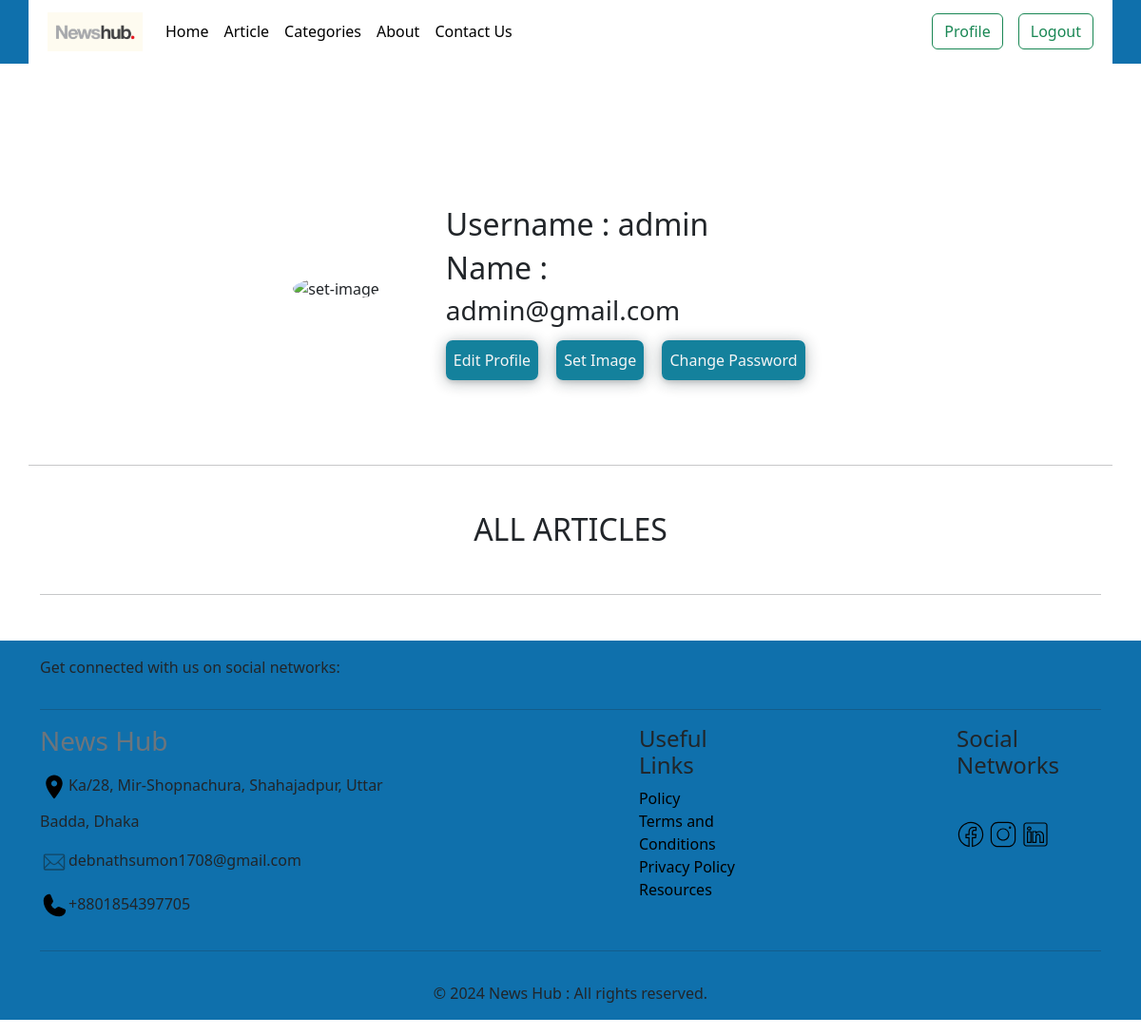
/accounts/profile/ (signed in), run on an earlier commit of the app's database.
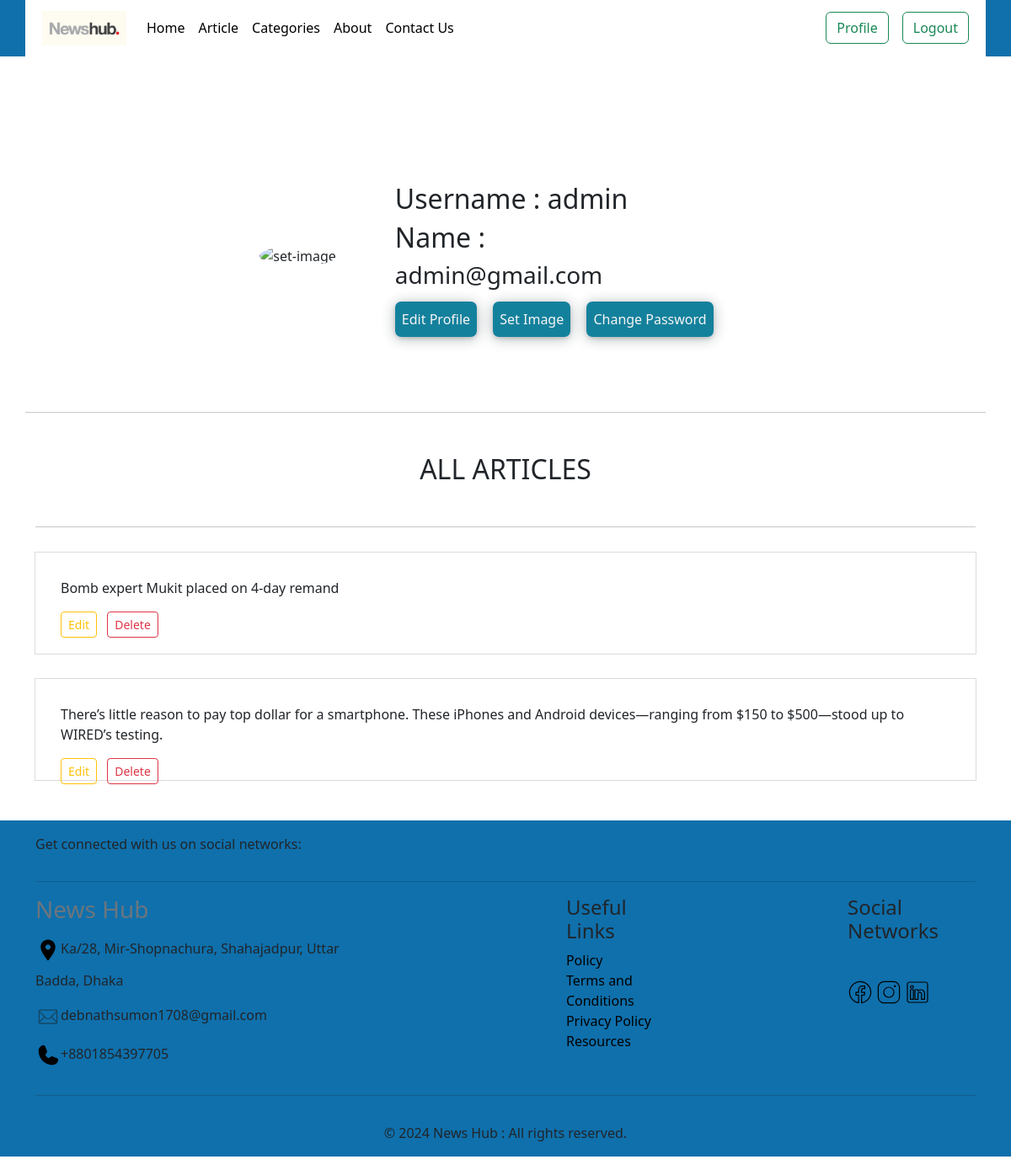
And on a later commit of the database.
### article/models.py (models this page shows, shortened)
class Article(models.Model):
    user = models.ForeignKey(User, on_delete=models.CASCADE)
    category = models.ForeignKey(Category, on_delete=models.CASCADE)
    headline = models.CharField(max_length=255)
    body = models.TextField()
    publish_date = models.DateTimeField(auto_now_add=True)
    image = models.ImageField(upload_to="article/images/", null=True, blank=True)

### account/views.py (the view)
# urls.py: path("profile/", Profile, name="profile"),
def Profile(request):
    user = request.user
    user_articles = Article.objects.filter(user=user)
    return render(request, "profile.html", {"user":user, "user_articles":user_articles})

### account/templates/profile.html (shortened to what this page needs)
{% extends "base.html" %}
{% load static %}
{% block content %}
<div class="profile-main container">
  <div>
    {% if user.account.image %}
    <img class="profile-image" src="{{user.account.image.url}}" alt="user-image">
    {% else %}
    <img class="profile-image" src="" alt="set-image">
    {% endif %}
  </div>
  <div class="profile-left">
    <h2>Username : {{user.username}}</h2>
    <h2>Name : {{user.first_name}} {{user.last_name}}</h2>
    <h3>{{user.email}}</h3>
    <div class="mt-4">
      <a class="left-btn" href="{% url 'update' %}">Edit Profile</a>
      <a class="left-btn" href="{% url 'set_image' %}">Set Image</a>
      <a class="left-btn" href="{% url 'changepassword' %}">Change Password</a>
    </div>
  </div>
</div>
<hr class="container mt-5 mb-5">
{% if request.user.is_staff or request.user.is_superuser %}
<div class="container mt-5">
  <h2 class="text-center mt-5 mb-5">ALL ARTICLES</h2>
  <hr class="mt-4 mb-4">
  {% for articles in user_articles %}
  {% if articles %}
    <div class="article-container">
      <p>{{articles.headline | truncatechars:150}}</p>
      <div>
        <a class="btn btn-outline-warning btn-sm" href="{% url 'edit_article' articles.id %}">Edit</a>
        <a class="btn btn-outline-danger btn-sm ms-2" href="{% url 'delete_article' articles.id %}">Delete</a>
      </div>
    </div>
    {% endif %}
  {% endfor %}
</div>
{% endif %}
{% endblock %}

What changed in the data, as far as the page shows it:
added Article: headline "Bomb expert Mukit placed on 4-day remand"
added Article: headline "There’s little reason to pay top dollar for a smartphone. These iPhones and Android devices—ranging from $150 to $500—stood up to WIRED’s testing."
